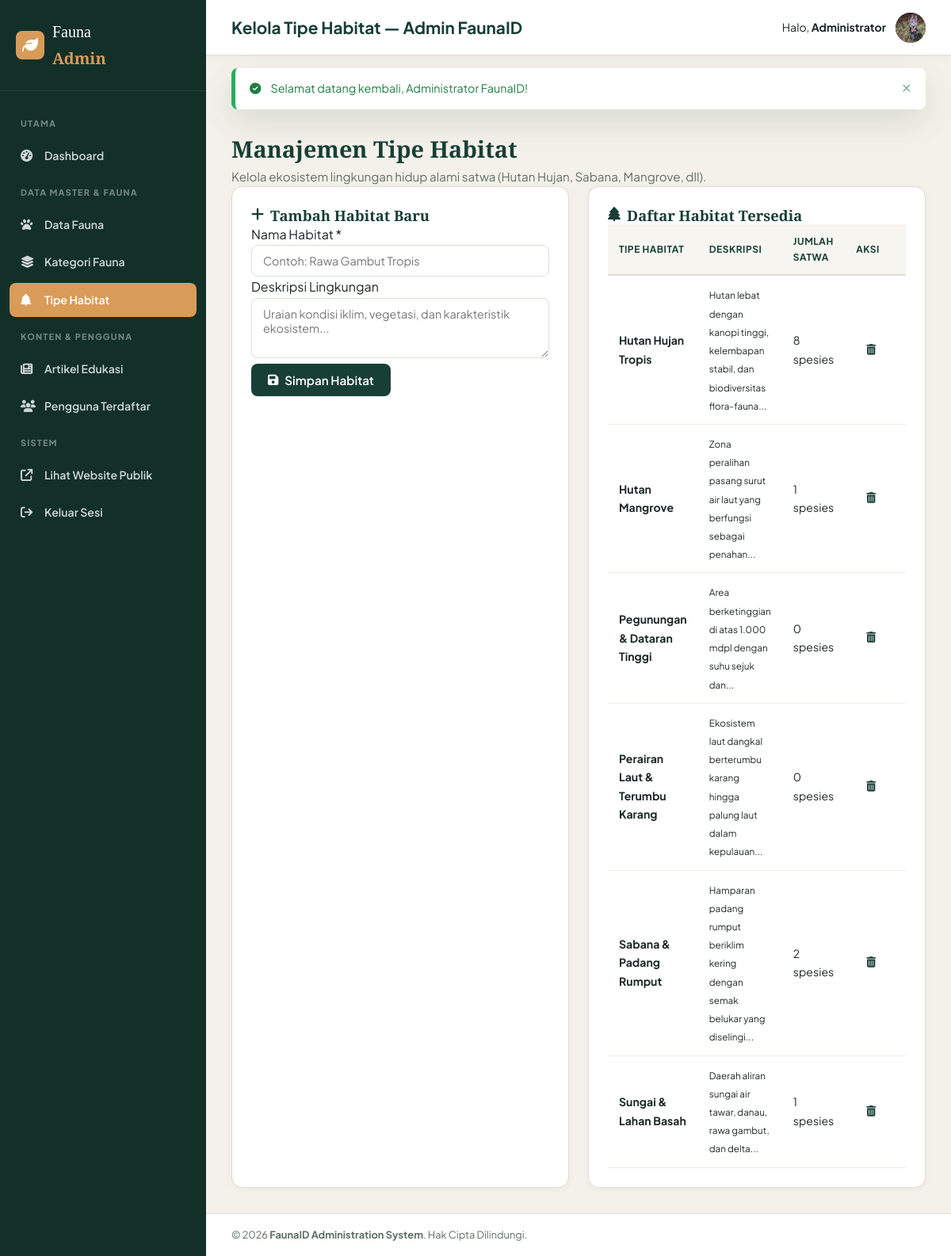
/admin/habitats (signed in), run on the app's committed database.
### tables this page shows
CREATE TABLE `habitats` (
  `id` INT AUTO_INCREMENT PRIMARY KEY,
  `nama_habitat` VARCHAR(100) NOT NULL,
  `deskripsi` TEXT NULL,
  `created_at` TIMESTAMP DEFAULT CURRENT_TIMESTAMP
);

### app/core/Controller.php (called while the page is built, shortened)
<?php
class Controller {
    protected function view(string $view, array $data = []): void {
        extract($data);
        $viewPath = APP_PATH . '/views/' . str_replace('.', '/', $view) . '.php';
        require_once $viewPath;
    }
    protected function model(string $model): Model {
        $modelPath = APP_PATH . '/models/' . $model . '.php';
        return new $model();
    }
}

### app/controllers/AdminController.php (called while the page is built, shortened)
<?php
require_once APP_PATH . '/core/Controller.php';
class AdminController extends Controller {
    public function habitats(): void {
        $habitatModel = $this->model('HabitatModel');
        $data = [
            'title' => 'Kelola Tipe Habitat — Admin FaunaID',
            'habitats' => $habitatModel->getAll()
        ];
        $this->view('admin.habitats.index', $data);
    }
}

### public/index.php (called while the page is built, shortened)
<?php
require_once dirname(__DIR__) . '/app/config/Database.php';
require_once dirname(__DIR__) . '/app/core/Helper.php';
$app = new App();

### app/core/Helper.php (called while the page is built, shortened)
<?php
if (!function_exists('url')) {
    function url(string $path = ''): string {
        $path = ltrim($path, '/');
        return empty($path) ? BASE_URL : BASE_URL . '/' . $path;
    }
}
if (!function_exists('e')) {
    function e(?string $str): string {
        return htmlspecialchars((string)$str, ENT_QUOTES, 'UTF-8');
    }
}
if (!function_exists('limitWords')) {
    function limitWords(string $text, int $limit = 25): string {
        $clean = strip_tags($text);
        $words = explode(' ', $clean);
        return implode(' ', array_slice($words, 0, $limit)) . '...';
    }
}

### app/core/Model.php (called while the page is built, shortened)
<?php
class Model {
    protected PDO $db;
    public function __construct() {
        $this->db = Database::getConnection();
    }
    protected function query(string $sql, array $params = []): PDOStatement {
        $stmt = $this->db->prepare($sql);
        $stmt->execute($params);
        return $stmt;
    }
    protected function fetchAll(string $sql, array $params = []): array {
        return $this->query($sql, $params)->fetchAll();
    }
}

### app/config/Database.php (called while the page is built, shortened)
<?php
class Database {
    private static ?PDO $instance = null;
    public static function getConnection(): PDO {
        $host = DB_HOST;
        $port = DB_PORT;
        $db   = DB_NAME;
        $user = DB_USER;
        $pass = DB_PASS;
        try {
            $dsn = "mysql:host={$host};port={$port};charset=utf8mb4";
            $options = [
                PDO::ATTR_ERRMODE => PDO::ERRMODE_EXCEPTION,
                PDO::ATTR_DEFAULT_FETCH_MODE => PDO::FETCH_ASSOC,
                PDO::ATTR_EMULATE_PREPARES => false,
                PDO::ATTR_TIMEOUT => 2
            ];
            $pdo = new PDO($dsn, $user, $pass, $options);
            $stmt = $pdo->query("SHOW DATABASES LIKE '{$db}'");
            $exists = $stmt->fetch();
            if (!$exists) {
                $pdo->exec("CREATE DATABASE IF NOT EXISTS `{$db}` CHARACTER SET utf8mb4 COLLATE utf8mb4_unicode_ci");
                $pdo->exec("USE `{$db}`");
                $schemaFile = ROOT_PATH . '/database/schema.sql';
                if (file_exists($schemaFile)) {
                    $sql = file_get_contents($schemaFile);
                    $pdo->exec($sql);
                }
            } else {
                $pdo->exec("USE `{$db}`");
            }
            self::$instance = $pdo;
            return self::$instance;
        } catch (PDOException $e) {
            $sqliteDir = ROOT_PATH . DIRECTORY_SEPARATOR . 'database';
            if (!is_dir($sqliteDir)) {
                mkdir($sqliteDir, 0777, true);
            }
            $sqlitePath = $sqliteDir . DIRECTORY_SEPARATOR . 'fauna_id.sqlite';
            $isNew = !file_exists($sqlitePath) || filesize($sqlitePath) === 0;
            try {
                $pdo = new PDO("sqlite:" . $sqlitePath, null, null, [
                    PDO::ATTR_ERRMODE => PDO::ERRMODE_EXCEPTION,
                    PDO::ATTR_DEFAULT_FETCH_MODE => PDO::FETCH_ASSOC
                ]);
                $pdo->exec("PRAGMA foreign_keys = ON;");
                self::$instance = $pdo;
                self::$driver = 'sqlite';
                if ($isNew) {
                    self::initSqliteDatabase($pdo);
                }
                return self::$instance;
            } catch (Exception $sqle) {
                die("Gagal menghubungkan ke Database: " . $sqle->getMessage());
            }
        }
    }
}

### app/models/HabitatModel.php (called while the page is built, shortened)
<?php
require_once APP_PATH . '/core/Model.php';
class HabitatModel extends Model {
    public function getAll(): array {
        $sql = "SELECT h.*, COUNT(f.id) AS total_fauna
                FROM habitats h
                LEFT JOIN fauna f ON h.id = f.habitat_id
                GROUP BY h.id
                ORDER BY h.nama_habitat ASC";
        return $this->fetchAll($sql);
    }
}

### app/views/admin/habitats/index.php (the view, shortened to what this page needs)
<?php require_once APP_PATH . '/views/layouts/admin_header.php'; ?>
<div class="admin-page-header">
    <div>
        <h1 class="admin-page-title">Manajemen Tipe Habitat</h1>
        <p class="admin-page-subtitle">Kelola ekosistem lingkungan hidup alami satwa (Hutan Hujan, Sabana, Mangrove, dll).</p>
    </div>
</div>
<div class="admin-grid-2 mt-4">
    <div class="admin-panel-card">
        <h3 class="panel-heading"><i class="fa-solid fa-plus text-accent"></i> Tambah Habitat Baru</h3>
        <form action="<?= url('admin/habitatStore') ?>" method="POST" class="mt-3">
            <div class="form-group">
                <label for="nama_habitat" class="form-label">Nama Habitat <span class="text-danger">*</span></label>
                <input type="text" id="nama_habitat" name="nama_habitat" class="form-control" placeholder="Contoh: Rawa Gambut Tropis" required>
            </div>
            <div class="form-group">
                <label for="deskripsi" class="form-label">Deskripsi Lingkungan</label>
                <textarea id="deskripsi" name="deskripsi" rows="3" class="form-control" placeholder="Uraian kondisi iklim, vegetasi, dan karakteristik ekosistem..."></textarea>
            </div>
            <button type="submit" class="btn btn-primary mt-2">
                <i class="fa-solid fa-floppy-disk"></i> Simpan Habitat
            </button>
        </form>
    </div>
    <div class="admin-panel-card">
        <h3 class="panel-heading"><i class="fa-solid fa-tree text-accent"></i> Daftar Habitat Tersedia</h3>
        <div class="table-responsive mt-3">
            <table class="admin-table">
                <thead>
                    <tr>
                        <th>Tipe Habitat</th>
                        <th>Deskripsi</th>
                        <th class="text-center">Jumlah Satwa</th>
                        <th width="80" class="text-center">Aksi</th>
                    </tr>
                </thead>
                <tbody>
                    <?php foreach ($habitats as $hab): ?>
                        <tr>
                            <td><strong><?= e($hab['nama_habitat']) ?></strong></td>
                            <td><small class="text-muted"><?= e(limitWords($hab['deskripsi'] ?? '', 10)) ?></small></td>
                            <td class="text-center"><span class="badge badge-info"><?= (int)$hab['total_fauna'] ?> spesies</span></td>
                            <td class="text-center">
                                <a href="<?= url('admin/habitatDelete/' . $hab['id']) ?>" class="btn btn-icon btn-sm btn-outline-danger" title="Hapus Habitat" onclick="return confirm('Hapus habitat <?= e($hab['nama_habitat']) ?>?');">
                                    <i class="fa-solid fa-trash-can"></i>
                                </a>
                            </td>
                        </tr>
                    <?php endforeach; ?>
                </tbody>
            </table>
        </div>
    </div>
</div>
<?php require_once APP_PATH . '/views/layouts/admin_footer.php'; ?>

### public/assets/css/style.css (style rules this page uses)
:root { --primary: #173F35; --primary-light: #24584b; --primary-dark: #0f2b24; --secondary: #759477; --secondary-light: #94af96; --accent: #D99B58; --accent-hover: #c48641; --bg-cream: #F7F5F0; --surface: #FFFFFF; --surface-hover: #FBF9F5; --text-main: #1C2826; --text-muted: #5e6f66; --text-light: #91a299; --border-color: #E2DDD5; --border-light: #EFECE6; --color-critical: #c0392b; --color-critical-bg: #fde8e7; --color-endangered: #e67e22; --color-endangered-bg: #fef1e6; --color-vulnerable: #d4ac0d; --color-vulnerable-bg: #fefde8; --color-least-concern: #27ae60; --color-least-concern-bg: #eafaf1; --font-heading: 'Playfair Display', Georgia, serif; --font-body: 'Plus Jakarta Sans', system-ui, -apple-system, BlinkMacSystemFont, 'Segoe UI', Roboto, sans-serif; --shadow-sm: 0 2px 8px rgba(23, 63, 53, 0.05); --shadow-md: 0 8px 24px rgba(23, 63, 53, 0.08); --shadow-lg: 0 16px 40px rgba(23, 63, 53, 0.12); --radius-sm: 8px; --radius-md: 14px; --radius-lg: 20px; --radius-full: 9999px; --transition: all 0.25s cubic-bezier(0.16, 1, 0.3, 1); }
*, *::before, *::after { box-sizing: border-box; margin: 0; padding: 0; }
html { scroll-behavior: smooth; font-size: 16px; }
body { font-family: var(--font-body); background-color: var(--bg-cream); color: var(--text-main); line-height: 1.65; -webkit-font-smoothing: antialiased; display: flex; flex-direction: column; min-height: 100vh; }
a { color: var(--primary); text-decoration: none; transition: var(--transition); }
h1, h2, h3, h4, h5, h6 { font-family: var(--font-heading); color: var(--primary); font-weight: 700; line-height: 1.25; }
.btn { display: inline-flex; align-items: center; justify-content: center; gap: 8px; font-family: var(--font-body); font-size: 0.95rem; font-weight: 600; padding: 10px 20px; border-radius: var(--radius-sm); border: 1px solid transparent; cursor: pointer; transition: var(--transition); text-align: center; white-space: nowrap; }
.btn-primary { background-color: var(--primary); color: #FFFFFF; }
.btn-sm { padding: 6px 14px; font-size: 0.85rem; }
.btn-icon { width: 38px; height: 38px; padding: 0; border-radius: 50%; }
.form-control, .form-select { width: 100%; padding: 10px 14px; font-family: var(--font-body); font-size: 0.9rem; border: 1px solid var(--border-color); border-radius: var(--radius-sm); background-color: #FFFFFF; color: var(--text-main); outline: none; transition: var(--transition); }

### public/assets/css/admin.css (style rules this page uses)
.admin-body { background-color: #f4f1ea; min-height: 100vh; }
.admin-page-header { display: flex; justify-content: space-between; align-items: center; gap: 20px; }
.admin-page-title { font-size: 1.8rem; margin-bottom: 4px; }
.admin-page-subtitle { color: var(--text-muted); font-size: 0.95rem; }
.admin-panel-card { background: #FFFFFF; border-radius: var(--radius-md); padding: 24px; border: 1px solid var(--border-color); box-shadow: var(--shadow-sm); }
.panel-heading { font-size: 1.15rem; display: flex; align-items: center; gap: 8px; margin: 0; }
.admin-grid-2 { display: grid; grid-template-columns: 1fr 1fr; gap: 24px; }
.table-responsive { overflow-x: auto; }
.admin-table { width: 100%; border-collapse: collapse; font-size: 0.88rem; }
.admin-table th { background-color: var(--bg-cream); color: var(--primary); font-weight: 700; text-transform: uppercase; font-size: 0.75rem; letter-spacing: 0.5px; padding: 12px 14px; border-bottom: 2px solid var(--border-color); text-align: left; }
.admin-table td { padding: 12px 14px; border-bottom: 1px solid var(--border-light); vertical-align: middle; }

### data on the page
habitats: nama_habitat "Hutan Hujan Tropis", deskripsi "Hutan lebat dengan kanopi tinggi, kelembapan stabil, dan biodiversitas flora-fauna...", total_fauna "8"
habitats: nama_habitat "Hutan Mangrove", deskripsi "Zona peralihan pasang surut air laut yang berfungsi sebagai penahan...", total_fauna "1"
habitats: nama_habitat "Pegunungan & Dataran Tinggi", deskripsi "Area berketinggian di atas 1.000 mdpl dengan suhu sejuk dan...", total_fauna "0"
habitats: nama_habitat "Perairan Laut & Terumbu Karang", deskripsi "Ekosistem laut dangkal berterumbu karang hingga palung laut dalam kepulauan...", total_fauna "0"
habitats: nama_habitat "Sabana & Padang Rumput", deskripsi "Hamparan padang rumput beriklim kering dengan semak belukar yang diselingi...", total_fauna "2"
habitats: nama_habitat "Sungai & Lahan Basah", deskripsi "Daerah aliran sungai air tawar, danau, rawa gambut, dan delta...", total_fauna "1"

### other printed values
$title "Kelola Tipe Habitat — Admin FaunaID"
explode(' ', auth()['nama'])[0] "Administrator"
getFlash('success') "Selamat datang kembali, Administrator FaunaID!"
